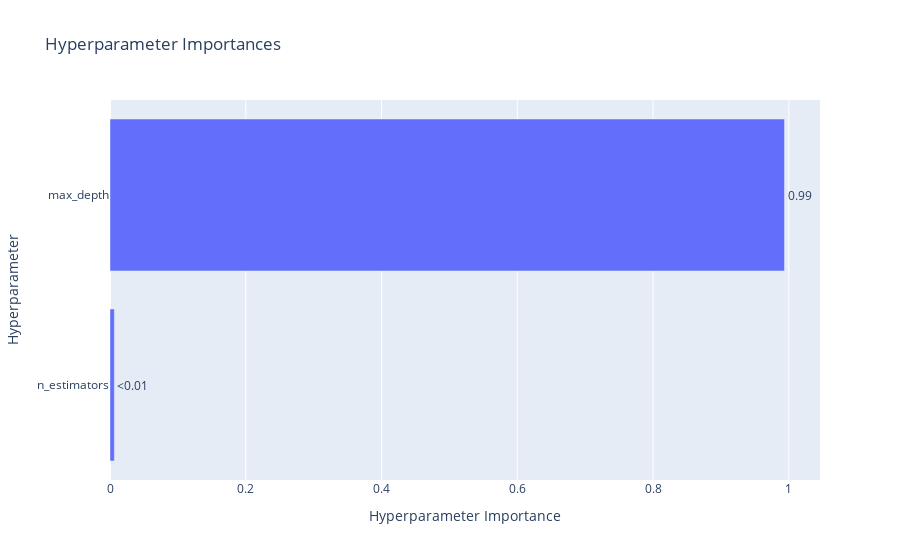

The notebook cell this image was saved under:
### Code cell
plot_param_importances(study).show()

### Figure 1 — Plotly figure (JSON) as saved in the notebook; plotly's stock layout.template omitted (floating-point values rounded to 4 significant figures)
{"data": [{"cliponaxis": false, "hovertemplate": ["n_estimators (IntDistribution): 0.006388510592304865<extra></extra>", "max_depth (IntDistribution): 0.9936114894076952<extra></extra>"], "name": "Objective Value", "orientation": "h", "text": ["<0.01", "0.99"], "textposition": "outside", "type": "bar", "x": [0.006389, 0.9936], "y": ["n_estimators", "max_depth"]}], "layout": {"title": {"text": "Hyperparameter Importances"}, "xaxis": {"title": {"text": "Hyperparameter Importance"}}, "yaxis": {"title": {"text": "Hyperparameter"}}}}
